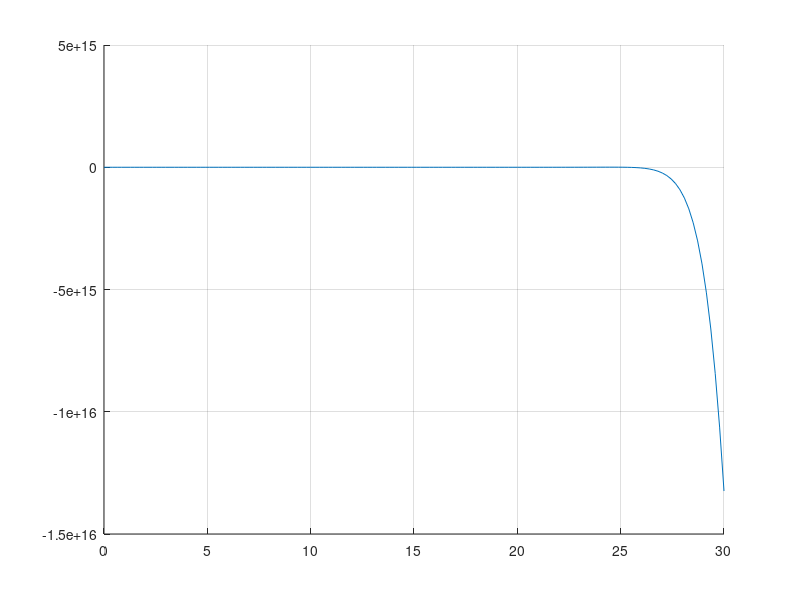

MATLAB code to generate this figure:

clc; clear all; close all;

%% Variable
% BASE
Kg = 33.3; % total gear ratio
Km = 0.0401; % motor constant (Nm/amp)
Rm = 19.2; % armature resistance (ohms)
K_ptheta = [10,20,5,10,10,10];
K_dtheta = [0,0,0,1,-1,-.5];

% RIGID ARM
J_hub = 0.0005; % base inertia (Kgm^2)
J_extra = 0.2 * 0.2794^2; % extra mass (Kgm^2)
J_load = 0.0015; % load inertia of bar (Kgm^2)
J = J_hub + J_load + J_extra; % total inertia (Kgm^2)


%% Equations
for i = 1:length(K_ptheta)
    
n1(i) = (K_ptheta(i) .* Kg .* Km) ./ (J.*Rm);
d2(i) = 1;
d1(i) = (Kg^2.* Km^2) ./ (J.*Rm) + (K_dtheta(i).*Kg.*Km) ./ (J.*Rm);
d0(i) = (K_ptheta(i) .* Kg .* Km) ./ (J.*Rm);
end

%% Closed Loop System
num = n1;
den = [d2 d1 d0];
sysTF = tf(num,den);


%% Step Response
[t,x] = step(sysTF);
figure;
hold on;
plot (x,t);
grid on;
